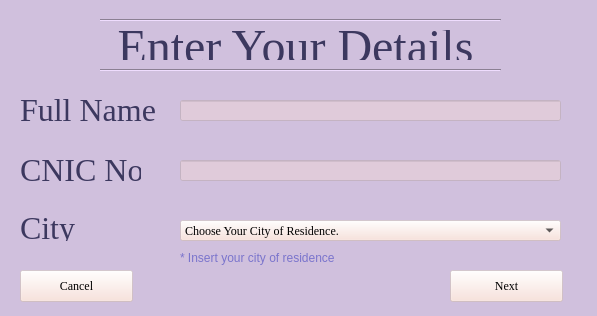
<?xml version="1.0" encoding="UTF-8"?>
<ui version="4.0">
 <class>JudgeDetails</class>
 <widget class="QWidget" name="JudgeDetails">
  <property name="geometry">
   <rect>
    <x>0</x>
    <y>0</y>
    <width>597</width>
    <height>316</height>
   </rect>
  </property>
  <property name="minimumSize">
   <size>
    <width>597</width>
    <height>316</height>
   </size>
  </property>
  <property name="maximumSize">
   <size>
    <width>597</width>
    <height>316</height>
   </size>
  </property>
  <property name="windowTitle">
   <string>Enter Your Details</string>
  </property>
  <property name="styleSheet">
   <string notr="true">background-color: rgb(208, 192, 221);</string>
  </property>
  <widget class="QLabel" name="label">
   <property name="geometry">
    <rect>
     <x>110</x>
     <y>20</y>
     <width>371</width>
     <height>51</height>
    </rect>
   </property>
   <property name="font">
    <font>
     <family>Georgia</family>
     <pointsize>36</pointsize>
    </font>
   </property>
   <property name="text">
    <string>&lt;html&gt;&lt;head/&gt;&lt;body&gt;&lt;p align=&quot;center&quot;&gt;&lt;span style=&quot; color:#3c385f;&quot;&gt;Enter Your Details&lt;/span&gt;&lt;/p&gt;&lt;/body&gt;&lt;/html&gt;</string>
   </property>
  </widget>
  <widget class="Line" name="line">
   <property name="geometry">
    <rect>
     <x>100</x>
     <y>60</y>
     <width>401</width>
     <height>20</height>
    </rect>
   </property>
   <property name="orientation">
    <enum>Qt::Horizontal</enum>
   </property>
  </widget>
  <widget class="Line" name="line_2">
   <property name="geometry">
    <rect>
     <x>100</x>
     <y>10</y>
     <width>401</width>
     <height>20</height>
    </rect>
   </property>
   <property name="orientation">
    <enum>Qt::Horizontal</enum>
   </property>
  </widget>
  <widget class="QLabel" name="label_2">
   <property name="geometry">
    <rect>
     <x>20</x>
     <y>90</y>
     <width>141</width>
     <height>41</height>
    </rect>
   </property>
   <property name="font">
    <font>
     <family>Georgia</family>
     <pointsize>18</pointsize>
    </font>
   </property>
   <property name="text">
    <string>&lt;html&gt;&lt;head/&gt;&lt;body&gt;&lt;p&gt;&lt;span style=&quot; font-size:24pt; color:#3c385f;&quot;&gt;Full Name&lt;/span&gt;&lt;/p&gt;&lt;/body&gt;&lt;/html&gt;</string>
   </property>
  </widget>
  <widget class="QLabel" name="label_3">
   <property name="geometry">
    <rect>
     <x>20</x>
     <y>150</y>
     <width>121</width>
     <height>41</height>
    </rect>
   </property>
   <property name="font">
    <font>
     <family>Georgia</family>
     <pointsize>18</pointsize>
    </font>
   </property>
   <property name="text">
    <string>&lt;html&gt;&lt;head/&gt;&lt;body&gt;&lt;p&gt;&lt;span style=&quot; font-size:24pt; color:#3c385f;&quot;&gt;CNIC No.&lt;/span&gt;&lt;/p&gt;&lt;/body&gt;&lt;/html&gt;</string>
   </property>
  </widget>
  <widget class="QLabel" name="label_4">
   <property name="geometry">
    <rect>
     <x>20</x>
     <y>210</y>
     <width>141</width>
     <height>31</height>
    </rect>
   </property>
   <property name="font">
    <font>
     <family>Georgia</family>
     <pointsize>18</pointsize>
    </font>
   </property>
   <property name="text">
    <string>&lt;html&gt;&lt;head/&gt;&lt;body&gt;&lt;p&gt;&lt;span style=&quot; font-size:24pt; color:#3c385f;&quot;&gt;City&lt;/span&gt;&lt;/p&gt;&lt;/body&gt;&lt;/html&gt;</string>
   </property>
  </widget>
  <widget class="QLineEdit" name="JudgeName">
   <property name="geometry">
    <rect>
     <x>180</x>
     <y>100</y>
     <width>381</width>
     <height>21</height>
    </rect>
   </property>
   <property name="palette">
    <palette>
     <active>
      <colorrole role="WindowText">
       <brush brushstyle="SolidPattern">
        <color alpha="255">
         <red>249</red>
         <green>222</green>
         <blue>214</blue>
        </color>
       </brush>
      </colorrole>
      <colorrole role="Button">
       <brush brushstyle="SolidPattern">
        <color alpha="99">
         <red>249</red>
         <green>222</green>
         <blue>214</blue>
        </color>
       </brush>
      </colorrole>
      <colorrole role="Text">
       <brush brushstyle="SolidPattern">
        <color alpha="255">
         <red>60</red>
         <green>56</green>
         <blue>95</blue>
        </color>
       </brush>
      </colorrole>
      <colorrole role="Base">
       <brush brushstyle="SolidPattern">
        <color alpha="99">
         <red>249</red>
         <green>222</green>
         <blue>214</blue>
        </color>
       </brush>
      </colorrole>
      <colorrole role="Window">
       <brush brushstyle="SolidPattern">
        <color alpha="99">
         <red>249</red>
         <green>222</green>
         <blue>214</blue>
        </color>
       </brush>
      </colorrole>
     </active>
     <inactive>
      <colorrole role="WindowText">
       <brush brushstyle="SolidPattern">
        <color alpha="255">
         <red>249</red>
         <green>222</green>
         <blue>214</blue>
        </color>
       </brush>
      </colorrole>
      <colorrole role="Button">
       <brush brushstyle="SolidPattern">
        <color alpha="99">
         <red>249</red>
         <green>222</green>
         <blue>214</blue>
        </color>
       </brush>
      </colorrole>
      <colorrole role="Text">
       <brush brushstyle="SolidPattern">
        <color alpha="255">
         <red>60</red>
         <green>56</green>
         <blue>95</blue>
        </color>
       </brush>
      </colorrole>
      <colorrole role="Base">
       <brush brushstyle="SolidPattern">
        <color alpha="99">
         <red>249</red>
         <green>222</green>
         <blue>214</blue>
        </color>
       </brush>
      </colorrole>
      <colorrole role="Window">
       <brush brushstyle="SolidPattern">
        <color alpha="99">
         <red>249</red>
         <green>222</green>
         <blue>214</blue>
        </color>
       </brush>
      </colorrole>
     </inactive>
     <disabled>
      <colorrole role="WindowText">
       <brush brushstyle="SolidPattern">
        <color alpha="255">
         <red>127</red>
         <green>127</green>
         <blue>127</blue>
        </color>
       </brush>
      </colorrole>
      <colorrole role="Button">
       <brush brushstyle="SolidPattern">
        <color alpha="99">
         <red>249</red>
         <green>222</green>
         <blue>214</blue>
        </color>
       </brush>
      </colorrole>
      <colorrole role="Text">
       <brush brushstyle="SolidPattern">
        <color alpha="255">
         <red>127</red>
         <green>127</green>
         <blue>127</blue>
        </color>
       </brush>
      </colorrole>
      <colorrole role="Base">
       <brush brushstyle="SolidPattern">
        <color alpha="99">
         <red>249</red>
         <green>222</green>
         <blue>214</blue>
        </color>
       </brush>
      </colorrole>
      <colorrole role="Window">
       <brush brushstyle="SolidPattern">
        <color alpha="99">
         <red>249</red>
         <green>222</green>
         <blue>214</blue>
        </color>
       </brush>
      </colorrole>
     </disabled>
    </palette>
   </property>
   <property name="font">
    <font>
     <family>Georgia</family>
    </font>
   </property>
   <property name="styleSheet">
    <string notr="true">background-color: rgb(249, 222, 214,99);</string>
   </property>
   <property name="readOnly">
    <bool>true</bool>
   </property>
  </widget>
  <widget class="QLineEdit" name="JudgeCNIC">
   <property name="geometry">
    <rect>
     <x>180</x>
     <y>160</y>
     <width>381</width>
     <height>21</height>
    </rect>
   </property>
   <property name="palette">
    <palette>
     <active>
      <colorrole role="WindowText">
       <brush brushstyle="SolidPattern">
        <color alpha="255">
         <red>249</red>
         <green>222</green>
         <blue>214</blue>
        </color>
       </brush>
      </colorrole>
      <colorrole role="Button">
       <brush brushstyle="SolidPattern">
        <color alpha="99">
         <red>249</red>
         <green>222</green>
         <blue>214</blue>
        </color>
       </brush>
      </colorrole>
      <colorrole role="Text">
       <brush brushstyle="SolidPattern">
        <color alpha="255">
         <red>60</red>
         <green>56</green>
         <blue>95</blue>
        </color>
       </brush>
      </colorrole>
      <colorrole role="Base">
       <brush brushstyle="SolidPattern">
        <color alpha="99">
         <red>249</red>
         <green>222</green>
         <blue>214</blue>
        </color>
       </brush>
      </colorrole>
      <colorrole role="Window">
       <brush brushstyle="SolidPattern">
        <color alpha="99">
         <red>249</red>
         <green>222</green>
         <blue>214</blue>
        </color>
       </brush>
      </colorrole>
     </active>
     <inactive>
      <colorrole role="WindowText">
       <brush brushstyle="SolidPattern">
        <color alpha="255">
         <red>249</red>
         <green>222</green>
         <blue>214</blue>
        </color>
       </brush>
      </colorrole>
      <colorrole role="Button">
       <brush brushstyle="SolidPattern">
        <color alpha="99">
         <red>249</red>
         <green>222</green>
         <blue>214</blue>
        </color>
       </brush>
      </colorrole>
      <colorrole role="Text">
       <brush brushstyle="SolidPattern">
        <color alpha="255">
         <red>60</red>
         <green>56</green>
         <blue>95</blue>
        </color>
       </brush>
      </colorrole>
      <colorrole role="Base">
       <brush brushstyle="SolidPattern">
        <color alpha="99">
         <red>249</red>
         <green>222</green>
         <blue>214</blue>
        </color>
       </brush>
      </colorrole>
      <colorrole role="Window">
       <brush brushstyle="SolidPattern">
        <color alpha="99">
         <red>249</red>
         <green>222</green>
         <blue>214</blue>
        </color>
       </brush>
      </colorrole>
     </inactive>
     <disabled>
      <colorrole role="WindowText">
       <brush brushstyle="SolidPattern">
        <color alpha="255">
         <red>127</red>
         <green>127</green>
         <blue>127</blue>
        </color>
       </brush>
      </colorrole>
      <colorrole role="Button">
       <brush brushstyle="SolidPattern">
        <color alpha="99">
         <red>249</red>
         <green>222</green>
         <blue>214</blue>
        </color>
       </brush>
      </colorrole>
      <colorrole role="Text">
       <brush brushstyle="SolidPattern">
        <color alpha="255">
         <red>127</red>
         <green>127</green>
         <blue>127</blue>
        </color>
       </brush>
      </colorrole>
      <colorrole role="Base">
       <brush brushstyle="SolidPattern">
        <color alpha="99">
         <red>249</red>
         <green>222</green>
         <blue>214</blue>
        </color>
       </brush>
      </colorrole>
      <colorrole role="Window">
       <brush brushstyle="SolidPattern">
        <color alpha="99">
         <red>249</red>
         <green>222</green>
         <blue>214</blue>
        </color>
       </brush>
      </colorrole>
     </disabled>
    </palette>
   </property>
   <property name="font">
    <font>
     <family>Georgia</family>
    </font>
   </property>
   <property name="styleSheet">
    <string notr="true">background-color: rgb(249, 222, 214,99);</string>
   </property>
   <property name="readOnly">
    <bool>false</bool>
   </property>
  </widget>
  <widget class="QComboBox" name="JudgeCity">
   <property name="geometry">
    <rect>
     <x>180</x>
     <y>220</y>
     <width>381</width>
     <height>21</height>
    </rect>
   </property>
   <property name="palette">
    <palette>
     <active>
      <colorrole role="Button">
       <brush brushstyle="SolidPattern">
        <color alpha="99">
         <red>249</red>
         <green>222</green>
         <blue>214</blue>
        </color>
       </brush>
      </colorrole>
      <colorrole role="Text">
       <brush brushstyle="SolidPattern">
        <color alpha="255">
         <red>60</red>
         <green>56</green>
         <blue>95</blue>
        </color>
       </brush>
      </colorrole>
      <colorrole role="Base">
       <brush brushstyle="SolidPattern">
        <color alpha="99">
         <red>249</red>
         <green>222</green>
         <blue>214</blue>
        </color>
       </brush>
      </colorrole>
      <colorrole role="Window">
       <brush brushstyle="SolidPattern">
        <color alpha="99">
         <red>249</red>
         <green>222</green>
         <blue>214</blue>
        </color>
       </brush>
      </colorrole>
     </active>
     <inactive>
      <colorrole role="Button">
       <brush brushstyle="SolidPattern">
        <color alpha="99">
         <red>249</red>
         <green>222</green>
         <blue>214</blue>
        </color>
       </brush>
      </colorrole>
      <colorrole role="Text">
       <brush brushstyle="SolidPattern">
        <color alpha="255">
         <red>60</red>
         <green>56</green>
         <blue>95</blue>
        </color>
       </brush>
      </colorrole>
      <colorrole role="Base">
       <brush brushstyle="SolidPattern">
        <color alpha="99">
         <red>249</red>
         <green>222</green>
         <blue>214</blue>
        </color>
       </brush>
      </colorrole>
      <colorrole role="Window">
       <brush brushstyle="SolidPattern">
        <color alpha="99">
         <red>249</red>
         <green>222</green>
         <blue>214</blue>
        </color>
       </brush>
      </colorrole>
     </inactive>
     <disabled>
      <colorrole role="Button">
       <brush brushstyle="SolidPattern">
        <color alpha="99">
         <red>249</red>
         <green>222</green>
         <blue>214</blue>
        </color>
       </brush>
      </colorrole>
      <colorrole role="Text">
       <brush brushstyle="SolidPattern">
        <color alpha="255">
         <red>127</red>
         <green>127</green>
         <blue>127</blue>
        </color>
       </brush>
      </colorrole>
      <colorrole role="Base">
       <brush brushstyle="SolidPattern">
        <color alpha="99">
         <red>249</red>
         <green>222</green>
         <blue>214</blue>
        </color>
       </brush>
      </colorrole>
      <colorrole role="Window">
       <brush brushstyle="SolidPattern">
        <color alpha="99">
         <red>249</red>
         <green>222</green>
         <blue>214</blue>
        </color>
       </brush>
      </colorrole>
     </disabled>
    </palette>
   </property>
   <property name="font">
    <font>
     <family>Georgia</family>
    </font>
   </property>
   <property name="styleSheet">
    <string notr="true">background-color: rgb(249, 222, 214,99);</string>
   </property>
   <item>
    <property name="text">
     <string>Choose Your City of Residence.</string>
    </property>
   </item>
  </widget>
  <widget class="QLabel" name="label_5">
   <property name="geometry">
    <rect>
     <x>180</x>
     <y>250</y>
     <width>181</width>
     <height>16</height>
    </rect>
   </property>
   <property name="text">
    <string>&lt;html&gt;&lt;head/&gt;&lt;body&gt;&lt;p&gt;&lt;span style=&quot; color:#7a74cc;&quot;&gt;* Insert your city of residence&lt;/span&gt;&lt;/p&gt;&lt;/body&gt;&lt;/html&gt;</string>
   </property>
  </widget>
  <widget class="QPushButton" name="NextJudgeDetails">
   <property name="geometry">
    <rect>
     <x>450</x>
     <y>270</y>
     <width>113</width>
     <height>32</height>
    </rect>
   </property>
   <property name="font">
    <font>
     <family>Georgia</family>
    </font>
   </property>
   <property name="styleSheet">
    <string notr="true">background-color: rgb(249, 222, 214,99);</string>
   </property>
   <property name="text">
    <string>Next</string>
   </property>
  </widget>
  <widget class="QPushButton" name="CancelJudgeDetails">
   <property name="geometry">
    <rect>
     <x>20</x>
     <y>270</y>
     <width>113</width>
     <height>32</height>
    </rect>
   </property>
   <property name="font">
    <font>
     <family>Georgia</family>
    </font>
   </property>
   <property name="styleSheet">
    <string notr="true">background-color: rgb(249, 222, 214,99);</string>
   </property>
   <property name="text">
    <string>Cancel</string>
   </property>
  </widget>
 </widget>
 <resources/>
 <connections/>
</ui>
